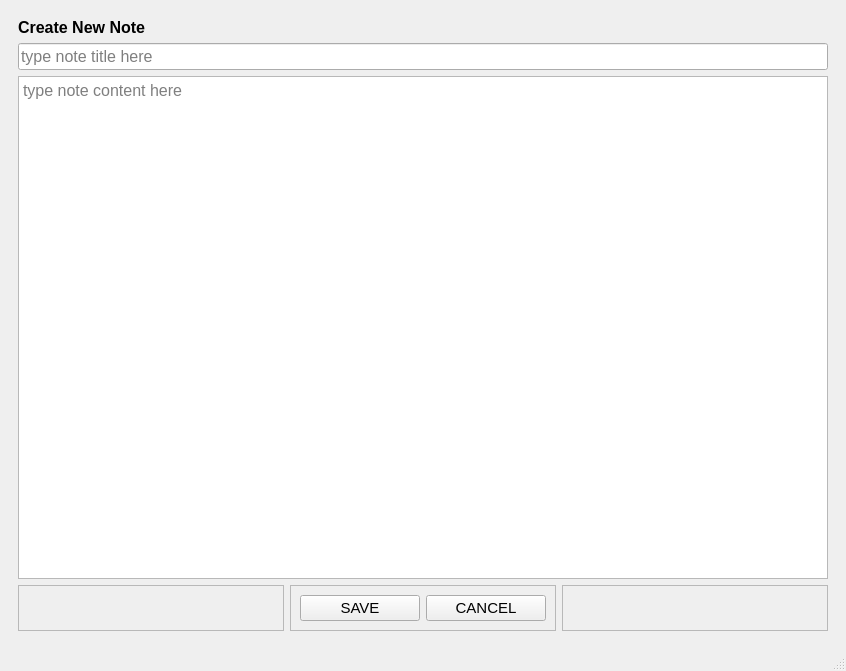
<?xml version="1.0" encoding="UTF-8"?>
<ui version="4.0">
 <class>MainWindow</class>
 <widget class="QMainWindow" name="MainWindow">
  <property name="geometry">
   <rect>
    <x>0</x>
    <y>0</y>
    <width>846</width>
    <height>671</height>
   </rect>
  </property>
  <property name="windowTitle">
   <string>MainWindow</string>
  </property>
  <widget class="QWidget" name="centralwidget">
   <layout class="QGridLayout" name="gridLayout">
    <item row="0" column="0">
     <widget class="QStackedWidget" name="stackedWidget">
      <property name="currentIndex">
       <number>4</number>
      </property>
      <widget class="QWidget" name="page">
       <layout class="QHBoxLayout" name="horizontalLayout_7" stretch="2,5,2">
        <item>
         <layout class="QHBoxLayout" name="horizontalLayout_6"/>
        </item>
        <item>
         <layout class="QVBoxLayout" name="verticalLayout" stretch="1,3,1,2,2">
          <item>
           <widget class="QFrame" name="frame_39">
            <property name="frameShape">
             <enum>QFrame::StyledPanel</enum>
            </property>
            <property name="frameShadow">
             <enum>QFrame::Raised</enum>
            </property>
           </widget>
          </item>
          <item>
           <widget class="QFrame" name="frame_2">
            <property name="frameShape">
             <enum>QFrame::StyledPanel</enum>
            </property>
            <property name="frameShadow">
             <enum>QFrame::Raised</enum>
            </property>
            <layout class="QGridLayout" name="gridLayout_3">
             <item row="0" column="0">
              <widget class="QLabel" name="labelLogo2">
               <property name="text">
                <string>CloudNote</string>
               </property>
               <property name="alignment">
                <set>Qt::AlignCenter</set>
               </property>
              </widget>
             </item>
            </layout>
           </widget>
          </item>
          <item>
           <widget class="QLabel" name="label">
            <property name="font">
             <font>
              <family>Segoe UI</family>
              <pointsize>19</pointsize>
              <weight>75</weight>
              <bold>true</bold>
             </font>
            </property>
            <property name="text">
             <string>Welcome to CloudNote!</string>
            </property>
            <property name="alignment">
             <set>Qt::AlignCenter</set>
            </property>
           </widget>
          </item>
          <item>
           <widget class="QFrame" name="frame_3">
            <property name="font">
             <font>
              <pointsize>6</pointsize>
             </font>
            </property>
            <property name="frameShape">
             <enum>QFrame::StyledPanel</enum>
            </property>
            <property name="frameShadow">
             <enum>QFrame::Raised</enum>
            </property>
            <layout class="QHBoxLayout" name="horizontalLayout_9" stretch="2,3,2">
             <item>
              <widget class="QFrame" name="frame_4">
               <property name="frameShape">
                <enum>QFrame::StyledPanel</enum>
               </property>
               <property name="frameShadow">
                <enum>QFrame::Raised</enum>
               </property>
              </widget>
             </item>
             <item>
              <widget class="QFrame" name="frame_5">
               <property name="frameShape">
                <enum>QFrame::StyledPanel</enum>
               </property>
               <property name="frameShadow">
                <enum>QFrame::Raised</enum>
               </property>
               <layout class="QVBoxLayout" name="verticalLayout_4">
                <item>
                 <widget class="QPushButton" name="btnNavLogin">
                  <property name="font">
                   <font>
                    <family>Segoe UI</family>
                    <pointsize>11</pointsize>
                   </font>
                  </property>
                  <property name="text">
                   <string>LOGIN</string>
                  </property>
                 </widget>
                </item>
                <item>
                 <widget class="QPushButton" name="btnNavSignup">
                  <property name="font">
                   <font>
                    <family>Segoe UI</family>
                    <pointsize>11</pointsize>
                   </font>
                  </property>
                  <property name="text">
                   <string>SIGNUP</string>
                  </property>
                 </widget>
                </item>
                <item>
                 <widget class="QPushButton" name="btnAbout">
                  <property name="font">
                   <font>
                    <family>Segoe UI</family>
                    <pointsize>11</pointsize>
                   </font>
                  </property>
                  <property name="text">
                   <string>ABOUT</string>
                  </property>
                 </widget>
                </item>
               </layout>
              </widget>
             </item>
             <item>
              <widget class="QFrame" name="frame_6">
               <property name="frameShape">
                <enum>QFrame::StyledPanel</enum>
               </property>
               <property name="frameShadow">
                <enum>QFrame::Raised</enum>
               </property>
              </widget>
             </item>
            </layout>
           </widget>
          </item>
          <item>
           <widget class="QFrame" name="frame">
            <property name="frameShape">
             <enum>QFrame::StyledPanel</enum>
            </property>
            <property name="frameShadow">
             <enum>QFrame::Raised</enum>
            </property>
           </widget>
          </item>
         </layout>
        </item>
        <item>
         <layout class="QHBoxLayout" name="horizontalLayout_8"/>
        </item>
       </layout>
      </widget>
      <widget class="QWidget" name="page_2">
       <layout class="QHBoxLayout" name="horizontalLayout_13" stretch="2,3,2">
        <item>
         <layout class="QHBoxLayout" name="horizontalLayout_11"/>
        </item>
        <item>
         <layout class="QVBoxLayout" name="verticalLayout_5" stretch="1,2,1,1,1,2">
          <item>
           <widget class="QFrame" name="frame_40">
            <property name="frameShape">
             <enum>QFrame::StyledPanel</enum>
            </property>
            <property name="frameShadow">
             <enum>QFrame::Raised</enum>
            </property>
           </widget>
          </item>
          <item>
           <widget class="QFrame" name="frame_8">
            <property name="frameShape">
             <enum>QFrame::StyledPanel</enum>
            </property>
            <property name="frameShadow">
             <enum>QFrame::Raised</enum>
            </property>
            <layout class="QGridLayout" name="gridLayout_4">
             <item row="0" column="0">
              <widget class="QLabel" name="labelLogin">
               <property name="text">
                <string>TextLabel</string>
               </property>
               <property name="alignment">
                <set>Qt::AlignCenter</set>
               </property>
              </widget>
             </item>
            </layout>
           </widget>
          </item>
          <item>
           <widget class="QFrame" name="frame_11">
            <property name="frameShape">
             <enum>QFrame::StyledPanel</enum>
            </property>
            <property name="frameShadow">
             <enum>QFrame::Raised</enum>
            </property>
            <layout class="QVBoxLayout" name="verticalLayout_7">
             <item>
              <widget class="QLabel" name="label_2">
               <property name="font">
                <font>
                 <family>Segoe UI</family>
                 <pointsize>10</pointsize>
                 <weight>75</weight>
                 <bold>true</bold>
                </font>
               </property>
               <property name="text">
                <string>Login using your Username and Password</string>
               </property>
               <property name="alignment">
                <set>Qt::AlignCenter</set>
               </property>
              </widget>
             </item>
            </layout>
           </widget>
          </item>
          <item>
           <widget class="QFrame" name="frame_9">
            <property name="frameShape">
             <enum>QFrame::StyledPanel</enum>
            </property>
            <property name="frameShadow">
             <enum>QFrame::Raised</enum>
            </property>
            <layout class="QHBoxLayout" name="horizontalLayout_15" stretch="1,2,1">
             <item>
              <widget class="QFrame" name="frame_14">
               <property name="frameShape">
                <enum>QFrame::StyledPanel</enum>
               </property>
               <property name="frameShadow">
                <enum>QFrame::Raised</enum>
               </property>
              </widget>
             </item>
             <item>
              <widget class="QFrame" name="frame_13">
               <property name="frameShape">
                <enum>QFrame::StyledPanel</enum>
               </property>
               <property name="frameShadow">
                <enum>QFrame::Raised</enum>
               </property>
               <layout class="QVBoxLayout" name="verticalLayout_6">
                <item>
                 <widget class="QLineEdit" name="lineLoginUN">
                  <property name="font">
                   <font>
                    <family>Segoe UI</family>
                    <pointsize>12</pointsize>
                   </font>
                  </property>
                  <property name="text">
                   <string/>
                  </property>
                  <property name="placeholderText">
                   <string>username</string>
                  </property>
                  <property name="testpro1" stdset="0">
                   <string/>
                  </property>
                 </widget>
                </item>
                <item>
                 <widget class="QLineEdit" name="lineLoginPW">
                  <property name="font">
                   <font>
                    <family>Segoe UI</family>
                    <pointsize>12</pointsize>
                   </font>
                  </property>
                  <property name="echoMode">
                   <enum>QLineEdit::Password</enum>
                  </property>
                  <property name="placeholderText">
                   <string>password</string>
                  </property>
                 </widget>
                </item>
               </layout>
              </widget>
             </item>
             <item>
              <widget class="QFrame" name="frame_12">
               <property name="frameShape">
                <enum>QFrame::StyledPanel</enum>
               </property>
               <property name="frameShadow">
                <enum>QFrame::Raised</enum>
               </property>
              </widget>
             </item>
            </layout>
           </widget>
          </item>
          <item>
           <widget class="QFrame" name="frame_10">
            <property name="frameShape">
             <enum>QFrame::StyledPanel</enum>
            </property>
            <property name="frameShadow">
             <enum>QFrame::Raised</enum>
            </property>
            <layout class="QHBoxLayout" name="horizontalLayout_14" stretch="1,2,1">
             <item>
              <widget class="QFrame" name="frame_15">
               <property name="frameShape">
                <enum>QFrame::StyledPanel</enum>
               </property>
               <property name="frameShadow">
                <enum>QFrame::Raised</enum>
               </property>
              </widget>
             </item>
             <item>
              <widget class="QFrame" name="frame_17">
               <property name="frameShape">
                <enum>QFrame::StyledPanel</enum>
               </property>
               <property name="frameShadow">
                <enum>QFrame::Raised</enum>
               </property>
               <layout class="QHBoxLayout" name="horizontalLayout_16">
                <item>
                 <widget class="QPushButton" name="btnLogin">
                  <property name="font">
                   <font>
                    <family>Segoe UI</family>
                    <pointsize>11</pointsize>
                   </font>
                  </property>
                  <property name="text">
                   <string>LOGIN</string>
                  </property>
                 </widget>
                </item>
                <item>
                 <widget class="QPushButton" name="btnCancelLogin">
                  <property name="font">
                   <font>
                    <family>Segoe UI</family>
                    <pointsize>11</pointsize>
                   </font>
                  </property>
                  <property name="text">
                   <string>CANCEL</string>
                  </property>
                 </widget>
                </item>
               </layout>
              </widget>
             </item>
             <item>
              <widget class="QFrame" name="frame_16">
               <property name="frameShape">
                <enum>QFrame::StyledPanel</enum>
               </property>
               <property name="frameShadow">
                <enum>QFrame::Raised</enum>
               </property>
              </widget>
             </item>
            </layout>
           </widget>
          </item>
          <item>
           <widget class="QFrame" name="frame_7">
            <property name="frameShape">
             <enum>QFrame::StyledPanel</enum>
            </property>
            <property name="frameShadow">
             <enum>QFrame::Raised</enum>
            </property>
           </widget>
          </item>
         </layout>
        </item>
        <item>
         <layout class="QHBoxLayout" name="horizontalLayout_12"/>
        </item>
       </layout>
      </widget>
      <widget class="QWidget" name="page_3">
       <layout class="QHBoxLayout" name="horizontalLayout_19" stretch="2,5,2">
        <item>
         <layout class="QHBoxLayout" name="horizontalLayout_17"/>
        </item>
        <item>
         <layout class="QVBoxLayout" name="verticalLayout_8" stretch="1,2,1,2,1,1">
          <item>
           <widget class="QFrame" name="frame_41">
            <property name="frameShape">
             <enum>QFrame::StyledPanel</enum>
            </property>
            <property name="frameShadow">
             <enum>QFrame::Raised</enum>
            </property>
           </widget>
          </item>
          <item>
           <widget class="QFrame" name="frame_28">
            <property name="frameShape">
             <enum>QFrame::StyledPanel</enum>
            </property>
            <property name="frameShadow">
             <enum>QFrame::Raised</enum>
            </property>
            <layout class="QGridLayout" name="gridLayout_5">
             <item row="0" column="0">
              <widget class="QLabel" name="labelSignup">
               <property name="text">
                <string>TextLabel</string>
               </property>
               <property name="alignment">
                <set>Qt::AlignCenter</set>
               </property>
              </widget>
             </item>
            </layout>
           </widget>
          </item>
          <item>
           <widget class="QFrame" name="frame_21">
            <property name="frameShape">
             <enum>QFrame::StyledPanel</enum>
            </property>
            <property name="frameShadow">
             <enum>QFrame::Raised</enum>
            </property>
            <layout class="QVBoxLayout" name="verticalLayout_9">
             <item>
              <widget class="QLabel" name="label_3">
               <property name="font">
                <font>
                 <family>Segoe UI</family>
                 <pointsize>12</pointsize>
                 <weight>75</weight>
                 <bold>true</bold>
                </font>
               </property>
               <property name="text">
                <string>Enter a Username and a Password to Create an Account</string>
               </property>
               <property name="alignment">
                <set>Qt::AlignCenter</set>
               </property>
              </widget>
             </item>
            </layout>
           </widget>
          </item>
          <item>
           <widget class="QFrame" name="frame_18">
            <property name="frameShape">
             <enum>QFrame::StyledPanel</enum>
            </property>
            <property name="frameShadow">
             <enum>QFrame::Raised</enum>
            </property>
            <layout class="QHBoxLayout" name="horizontalLayout_20" stretch="1,2,1">
             <item>
              <widget class="QFrame" name="frame_22">
               <property name="frameShape">
                <enum>QFrame::StyledPanel</enum>
               </property>
               <property name="frameShadow">
                <enum>QFrame::Raised</enum>
               </property>
              </widget>
             </item>
             <item>
              <widget class="QFrame" name="frame_23">
               <property name="frameShape">
                <enum>QFrame::StyledPanel</enum>
               </property>
               <property name="frameShadow">
                <enum>QFrame::Raised</enum>
               </property>
               <layout class="QVBoxLayout" name="verticalLayout_10">
                <item>
                 <widget class="QLineEdit" name="lineSignupName">
                  <property name="font">
                   <font>
                    <family>Segoe UI</family>
                    <pointsize>12</pointsize>
                   </font>
                  </property>
                  <property name="text">
                   <string/>
                  </property>
                  <property name="placeholderText">
                   <string>Your Name</string>
                  </property>
                 </widget>
                </item>
                <item>
                 <widget class="QLineEdit" name="lineSignupUN">
                  <property name="font">
                   <font>
                    <family>Segoe UI</family>
                    <pointsize>12</pointsize>
                   </font>
                  </property>
                  <property name="placeholderText">
                   <string>username</string>
                  </property>
                 </widget>
                </item>
                <item>
                 <widget class="QLineEdit" name="lineSignupPW">
                  <property name="font">
                   <font>
                    <family>Segoe UI</family>
                    <pointsize>12</pointsize>
                   </font>
                  </property>
                  <property name="echoMode">
                   <enum>QLineEdit::Password</enum>
                  </property>
                  <property name="placeholderText">
                   <string>password</string>
                  </property>
                 </widget>
                </item>
                <item>
                 <widget class="QLineEdit" name="lineSignupPWRe">
                  <property name="font">
                   <font>
                    <family>Segoe UI</family>
                    <pointsize>12</pointsize>
                   </font>
                  </property>
                  <property name="echoMode">
                   <enum>QLineEdit::Password</enum>
                  </property>
                  <property name="placeholderText">
                   <string>retype password</string>
                  </property>
                 </widget>
                </item>
               </layout>
              </widget>
             </item>
             <item>
              <widget class="QFrame" name="frame_24">
               <property name="frameShape">
                <enum>QFrame::StyledPanel</enum>
               </property>
               <property name="frameShadow">
                <enum>QFrame::Raised</enum>
               </property>
              </widget>
             </item>
            </layout>
           </widget>
          </item>
          <item>
           <widget class="QFrame" name="frame_19">
            <property name="frameShape">
             <enum>QFrame::StyledPanel</enum>
            </property>
            <property name="frameShadow">
             <enum>QFrame::Raised</enum>
            </property>
            <layout class="QHBoxLayout" name="horizontalLayout_21" stretch="1,2,1">
             <item>
              <widget class="QFrame" name="frame_25">
               <property name="frameShape">
                <enum>QFrame::StyledPanel</enum>
               </property>
               <property name="frameShadow">
                <enum>QFrame::Raised</enum>
               </property>
              </widget>
             </item>
             <item>
              <widget class="QFrame" name="frame_26">
               <property name="frameShape">
                <enum>QFrame::StyledPanel</enum>
               </property>
               <property name="frameShadow">
                <enum>QFrame::Raised</enum>
               </property>
               <layout class="QHBoxLayout" name="horizontalLayout_22">
                <item>
                 <widget class="QPushButton" name="btnSignupCreate">
                  <property name="font">
                   <font>
                    <family>Segoe UI</family>
                    <pointsize>11</pointsize>
                   </font>
                  </property>
                  <property name="text">
                   <string>SIGNUP</string>
                  </property>
                 </widget>
                </item>
                <item>
                 <widget class="QPushButton" name="btnCancelSignup">
                  <property name="font">
                   <font>
                    <family>Segoe UI</family>
                    <pointsize>11</pointsize>
                   </font>
                  </property>
                  <property name="text">
                   <string>CANCEL</string>
                  </property>
                 </widget>
                </item>
               </layout>
              </widget>
             </item>
             <item>
              <widget class="QFrame" name="frame_27">
               <property name="frameShape">
                <enum>QFrame::StyledPanel</enum>
               </property>
               <property name="frameShadow">
                <enum>QFrame::Raised</enum>
               </property>
              </widget>
             </item>
            </layout>
           </widget>
          </item>
          <item>
           <widget class="QFrame" name="frame_20">
            <property name="frameShape">
             <enum>QFrame::StyledPanel</enum>
            </property>
            <property name="frameShadow">
             <enum>QFrame::Raised</enum>
            </property>
           </widget>
          </item>
         </layout>
        </item>
        <item>
         <layout class="QHBoxLayout" name="horizontalLayout_18"/>
        </item>
       </layout>
      </widget>
      <widget class="QWidget" name="page_4">
       <layout class="QVBoxLayout" name="verticalLayout_16" stretch="1,10,0">
        <item>
         <layout class="QHBoxLayout" name="horizontalLayout_24" stretch="1,15,2,2">
          <item>
           <widget class="QLabel" name="noteLogo">
            <property name="text">
             <string>Logo</string>
            </property>
            <property name="alignment">
             <set>Qt::AlignCenter</set>
            </property>
           </widget>
          </item>
          <item>
           <widget class="QLabel" name="labelUsersNotes">
            <property name="font">
             <font>
              <family>Segoe UI</family>
              <pointsize>12</pointsize>
              <weight>75</weight>
              <bold>true</bold>
             </font>
            </property>
            <property name="text">
             <string>Your Notes</string>
            </property>
           </widget>
          </item>
          <item>
           <widget class="QPushButton" name="btnRefresh">
            <property name="font">
             <font>
              <family>Segoe UI</family>
              <pointsize>11</pointsize>
             </font>
            </property>
            <property name="text">
             <string>REFRESH</string>
            </property>
           </widget>
          </item>
          <item>
           <widget class="QPushButton" name="btnAuthLogout">
            <property name="font">
             <font>
              <family>Segoe UI</family>
              <pointsize>11</pointsize>
             </font>
            </property>
            <property name="text">
             <string>LOGOUT</string>
            </property>
           </widget>
          </item>
         </layout>
        </item>
        <item>
         <layout class="QHBoxLayout" name="horizontalLayout_27" stretch="1,2">
          <item>
           <layout class="QVBoxLayout" name="verticalLayout_13">
            <item>
             <widget class="QListWidget" name="listWidget">
              <property name="font">
               <font>
                <pointsize>12</pointsize>
               </font>
              </property>
             </widget>
            </item>
           </layout>
          </item>
          <item>
           <layout class="QVBoxLayout" name="verticalLayout_14">
            <item>
             <layout class="QHBoxLayout" name="horizontalLayout_30">
              <item>
               <widget class="QLabel" name="label_5">
                <property name="font">
                 <font>
                  <family>Segoe UI</family>
                  <pointsize>10</pointsize>
                  <weight>75</weight>
                  <bold>true</bold>
                 </font>
                </property>
                <property name="text">
                 <string>Note Title:</string>
                </property>
               </widget>
              </item>
              <item>
               <widget class="QLineEdit" name="lineNoteTitle">
                <property name="font">
                 <font>
                  <family>Segoe UI</family>
                  <pointsize>12</pointsize>
                 </font>
                </property>
                <property name="readOnly">
                 <bool>true</bool>
                </property>
               </widget>
              </item>
             </layout>
            </item>
            <item>
             <widget class="QPlainTextEdit" name="plainTextEdit">
              <property name="font">
               <font>
                <family>Segoe UI</family>
                <pointsize>12</pointsize>
               </font>
              </property>
              <property name="readOnly">
               <bool>true</bool>
              </property>
             </widget>
            </item>
           </layout>
          </item>
         </layout>
        </item>
        <item>
         <layout class="QHBoxLayout" name="horizontalLayout_26" stretch="1,3,1">
          <item>
           <widget class="QFrame" name="frame_29">
            <property name="frameShape">
             <enum>QFrame::StyledPanel</enum>
            </property>
            <property name="frameShadow">
             <enum>QFrame::Raised</enum>
            </property>
           </widget>
          </item>
          <item>
           <widget class="QFrame" name="frame_30">
            <property name="frameShape">
             <enum>QFrame::StyledPanel</enum>
            </property>
            <property name="frameShadow">
             <enum>QFrame::Raised</enum>
            </property>
            <layout class="QHBoxLayout" name="horizontalLayout_28" stretch="0,0,0">
             <item>
              <widget class="QPushButton" name="btnNavCreate">
               <property name="font">
                <font>
                 <family>Segoe UI</family>
                 <pointsize>11</pointsize>
                 <weight>50</weight>
                 <bold>false</bold>
                </font>
               </property>
               <property name="text">
                <string>CREATE</string>
               </property>
              </widget>
             </item>
             <item>
              <widget class="QPushButton" name="btnEditNote">
               <property name="enabled">
                <bool>false</bool>
               </property>
               <property name="font">
                <font>
                 <family>Segoe UI</family>
                 <pointsize>11</pointsize>
                 <weight>50</weight>
                 <bold>false</bold>
                </font>
               </property>
               <property name="text">
                <string>EDIT</string>
               </property>
              </widget>
             </item>
             <item>
              <widget class="QPushButton" name="btnDeleteNote">
               <property name="enabled">
                <bool>false</bool>
               </property>
               <property name="font">
                <font>
                 <family>Segoe UI</family>
                 <pointsize>11</pointsize>
                 <weight>50</weight>
                 <bold>false</bold>
                </font>
               </property>
               <property name="text">
                <string>DELETE</string>
               </property>
              </widget>
             </item>
            </layout>
           </widget>
          </item>
          <item>
           <widget class="QFrame" name="frame_31">
            <property name="frameShape">
             <enum>QFrame::StyledPanel</enum>
            </property>
            <property name="frameShadow">
             <enum>QFrame::Raised</enum>
            </property>
           </widget>
          </item>
         </layout>
        </item>
       </layout>
      </widget>
      <widget class="QWidget" name="page_5">
       <layout class="QVBoxLayout" name="verticalLayout_17">
        <item>
         <layout class="QVBoxLayout" name="verticalLayout_15">
          <item>
           <widget class="QLabel" name="labelSaveEdit">
            <property name="font">
             <font>
              <family>Segoe UI</family>
              <pointsize>12</pointsize>
              <weight>75</weight>
              <bold>true</bold>
             </font>
            </property>
            <property name="text">
             <string>Create New Note</string>
            </property>
           </widget>
          </item>
          <item>
           <widget class="QLineEdit" name="lineAddTitle">
            <property name="font">
             <font>
              <family>Segoe UI</family>
              <pointsize>12</pointsize>
             </font>
            </property>
            <property name="placeholderText">
             <string>type note title here</string>
            </property>
           </widget>
          </item>
          <item>
           <widget class="QPlainTextEdit" name="plainNoteText">
            <property name="font">
             <font>
              <family>Segoe UI</family>
              <pointsize>12</pointsize>
             </font>
            </property>
            <property name="placeholderText">
             <string>type note content here</string>
            </property>
           </widget>
          </item>
         </layout>
        </item>
        <item>
         <layout class="QHBoxLayout" name="horizontalLayout_31">
          <item>
           <widget class="QFrame" name="frame_32">
            <property name="frameShape">
             <enum>QFrame::StyledPanel</enum>
            </property>
            <property name="frameShadow">
             <enum>QFrame::Raised</enum>
            </property>
           </widget>
          </item>
          <item>
           <widget class="QFrame" name="frame_33">
            <property name="frameShape">
             <enum>QFrame::StyledPanel</enum>
            </property>
            <property name="frameShadow">
             <enum>QFrame::Raised</enum>
            </property>
            <layout class="QHBoxLayout" name="horizontalLayout_32">
             <item>
              <widget class="QPushButton" name="btnSaveNote">
               <property name="font">
                <font>
                 <family>Segoe UI</family>
                 <pointsize>11</pointsize>
                </font>
               </property>
               <property name="text">
                <string>SAVE</string>
               </property>
              </widget>
             </item>
             <item>
              <widget class="QPushButton" name="btnCancelSave">
               <property name="font">
                <font>
                 <family>Segoe UI</family>
                 <pointsize>11</pointsize>
                </font>
               </property>
               <property name="text">
                <string>CANCEL</string>
               </property>
              </widget>
             </item>
            </layout>
           </widget>
          </item>
          <item>
           <widget class="QFrame" name="frame_34">
            <property name="frameShape">
             <enum>QFrame::StyledPanel</enum>
            </property>
            <property name="frameShadow">
             <enum>QFrame::Raised</enum>
            </property>
           </widget>
          </item>
         </layout>
        </item>
       </layout>
      </widget>
      <widget class="QWidget" name="page_6">
       <layout class="QHBoxLayout" name="horizontalLayout_2" stretch="5,1,5">
        <item>
         <layout class="QHBoxLayout" name="horizontalLayout"/>
        </item>
        <item>
         <layout class="QVBoxLayout" name="verticalLayout_2" stretch="2,4,1,2">
          <item>
           <widget class="QFrame" name="frame_35">
            <property name="frameShape">
             <enum>QFrame::StyledPanel</enum>
            </property>
            <property name="frameShadow">
             <enum>QFrame::Raised</enum>
            </property>
           </widget>
          </item>
          <item>
           <widget class="QFrame" name="frame_38">
            <property name="frameShape">
             <enum>QFrame::StyledPanel</enum>
            </property>
            <property name="frameShadow">
             <enum>QFrame::Raised</enum>
            </property>
            <layout class="QGridLayout" name="gridLayout_2">
             <item row="0" column="0">
              <widget class="QLabel" name="labelLogo">
               <property name="text">
                <string>CloudNote</string>
               </property>
               <property name="alignment">
                <set>Qt::AlignCenter</set>
               </property>
              </widget>
             </item>
            </layout>
           </widget>
          </item>
          <item>
           <widget class="QFrame" name="frame_37">
            <property name="frameShape">
             <enum>QFrame::StyledPanel</enum>
            </property>
            <property name="frameShadow">
             <enum>QFrame::Raised</enum>
            </property>
            <layout class="QHBoxLayout" name="horizontalLayout_4">
             <item>
              <widget class="QLabel" name="labelGif">
               <property name="font">
                <font>
                 <family>Segoe UI</family>
                 <pointsize>12</pointsize>
                </font>
               </property>
               <property name="text">
                <string>loading...</string>
               </property>
               <property name="alignment">
                <set>Qt::AlignCenter</set>
               </property>
              </widget>
             </item>
            </layout>
           </widget>
          </item>
          <item>
           <widget class="QFrame" name="frame_36">
            <property name="frameShape">
             <enum>QFrame::StyledPanel</enum>
            </property>
            <property name="frameShadow">
             <enum>QFrame::Raised</enum>
            </property>
           </widget>
          </item>
         </layout>
        </item>
        <item>
         <layout class="QHBoxLayout" name="horizontalLayout_3"/>
        </item>
       </layout>
      </widget>
     </widget>
    </item>
   </layout>
  </widget>
  <widget class="QMenuBar" name="menubar">
   <property name="geometry">
    <rect>
     <x>0</x>
     <y>0</y>
     <width>846</width>
     <height>20</height>
    </rect>
   </property>
  </widget>
  <widget class="QStatusBar" name="statusbar"/>
 </widget>
 <resources/>
 <connections/>
</ui>
